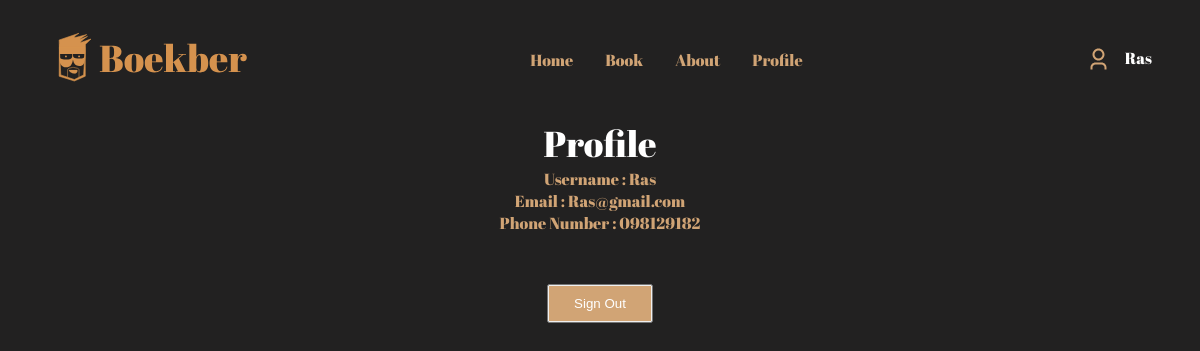
Page /Features/Profile/Profile.php (signed in) on the committed database.
### tables this page shows
CREATE TABLE `user` (
  `id` int(32) NOT NULL,
  `Username` varchar(255) NOT NULL,
  `Password` varchar(255) NOT NULL,
  `Email` varchar(255) NOT NULL,
  `Phone_Number` varchar(255) NOT NULL
);

### Features/Profile/Profile.php (the view, shortened to what this page needs)
<?php
include("../../Component/Configuration/configuration.php");
$iduser = $_SESSION["id"];
$QueryID = mysqli_query($con, "SELECT * FROM user WHERE id = '$iduser'");
$newQueryID = mysqli_query($con, "SELECT * FROM user WHERE id = '$iduser'");
?>
<!DOCTYPE html>
<html lang="en">
<head>
    <link rel="stylesheet" href="Profile.css">
</head>
<body>
    <section>
        <div class="container-navbar">
            <div class="navbar-logo">
                <img src="./../../Asset/Navbar Logo.svg" alt="Boekber">
            </div>
            <div class="navbar-list">
                <a href="./../Home/Home_after_login.php">
                    <li>Home</li>
                </a>
                <a href="../../Features/Book/Book.php">
                    <li>Book</li>
                </a>
                <a href="About.php">
                    <li>About</li>
                </a>
                <a href="Profile.php">
                    <li>Profile</li>
                </a>
            </div>
            <div class="navbar-profile">
                <img src="../../Asset//User Icon.svg" alt="Icon">
                <?php
                while ($baris = mysqli_fetch_array($QueryID)) {
                    echo "<h2> $baris[Username]</h2>";
                }
                ?>
            </div>
        </div>
    </section>
    <section>
        <div class="profile-container">
            <div class="profile-header">
                <h1>Profile</h1>
            </div>
            <div class="profile-data">
                <?php
                while ($profile_data = mysqli_fetch_array($newQueryID)) {
                    echo "<h1> Username : $profile_data[Username]</h1>";
                    echo "<h2> Email    : $profile_data[Email]</h2>";
                    echo "<h2> Phone Number    : $profile_data[Phone_Number]</h2>";
                }
                ?>
            </div>
        </div>
    </section>
    <button style="display: flex; justify-content:space-between; margin:auto; margin-top:50px;">
        <a href="../Home/Home_before_login.php" style="padding: 10px 25px; border-radius: 0px; background-color: #D1A475; color: white; text-decoration: none; display: flex; justify-content: center;">
        Sign Out
        </a>
    </button>
</body>
</html>

### Features/Profile/Profile.css (style rules this page uses)
* { margin: 0; padding: 0; }
body { font-family: 'Plus Jakarta Sans'; background-color: #222121; }
.container-navbar { display: flex; justify-content: space-between; align-items: center; background-color: #222121; padding-top: 2rem; padding-left: 3rem; padding-right: 3rem; padding-bottom: 2rem; }
.navbar-profile { display: flex; flex-direction: row; }
.navbar-profile h2 { padding-left: 14px; font-family: 'Abril Fatface'; font-style: normal; font-weight: 400; font-size: 16px; line-height: 22px; color: white; }
.navbar-list { display: flex; gap: 2rem; }
.navbar-list li { list-style: none; color: #D1A475; font-weight: 500; font-family: 'Abril Fatface'; font-style: normal; font-weight: 400; font-size: 16px; line-height: 22px; }
.navbar-list a { text-decoration: none; }
.profile-header { display: flex; justify-content: center; }
.profile-header h1 { font-family: 'Abril Fatface'; font-style: normal; font-weight: 400; font-size: 36px; line-height: 49px; color: white; }
.profile-data { display: flex; flex-direction: column; align-items: center; }
.profile-data h1 { list-style: none; color: #D1A475; font-weight: 500; font-family: 'Abril Fatface'; font-style: normal; font-weight: 400; font-size: 16px; line-height: 22px; }
.profile-data h2 { list-style: none; color: #D1A475; font-weight: 500; font-family: 'Abril Fatface'; font-style: normal; font-weight: 400; font-size: 16px; line-height: 22px; }
a { text-decoration: none; color: white; }

### rows in the picture
user: Username "Ras", Email "Ras@gmail.com", Phone_Number "098129182"
